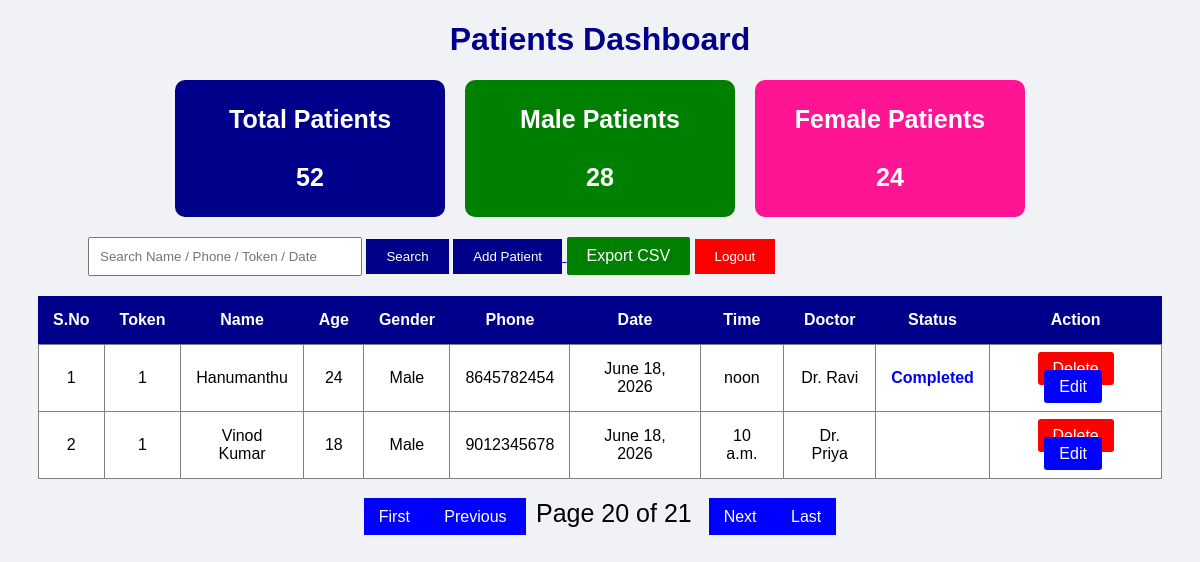
The page /patients/?page=20 (signed in) on the database its author committed.
### appointment/models.py (models this page shows, shortened)
class Patient(models.Model):
    STATUS_CHOICES = (
        ('Pending', 'Pending'),
        ('Approved', 'Approved'),
        ('Completed', 'Completed'),
    )
    token = models.IntegerField(default=1)
    name = models.CharField(max_length=100)
    age = models.IntegerField()
    gender = models.CharField(max_length=10)
    phone = models.CharField(max_length=15)
    date = models.DateField()
    time = models.TimeField()
    doctor = models.ForeignKey(
        Doctor,
        on_delete=models.CASCADE
    )
    status = models.CharField(
        max_length=20,
        choices=STATUS_CHOICES,
        default='Pending'
    )

class Doctor(models.Model):
    name = models.CharField(max_length=100)
    specialization = models.CharField(
        max_length=100
    )
    def __str__(self):
        return self.name

### appointment/views.py (the view)
# urls.py: path('patients/', views.patients, name='patients'),
@login_required
def patients(request):
    query = request.GET.get('q', '').strip()
    all_patients = Patient.objects.all().order_by('date', 'id')
    grouped_patients = defaultdict(list)
    for patient in all_patients:
        grouped_patients[patient.date].append(patient)
    dates = list(grouped_patients.keys())
    if query:
        page_patients = []
        for patient in Patient.objects.all():
            date1 = patient.date.strftime("%Y-%m-%d")
            date2 = patient.date.strftime("%d-%m-%Y")
            date3 = patient.date.strftime("%d/%m/%Y")
            date4 = patient.date.strftime("%b %d, %Y")
            date5 = patient.date.strftime("%B %d, %Y")
            date6 = patient.date.strftime("%B")
            date7 = patient.date.strftime("%b")
            if (
            query.lower() in patient.name.lower()
            or query == str(patient.token)
            or query == str(patient.phone)
            or query.lower() == date1.lower()
            or query.lower() == date2.lower()
            or query.lower() == date3.lower()
            or query.lower() == date4.lower()
            or query.lower() == date5.lower()
            or query.lower() == date6.lower()
            or query.lower() == date7.lower()
            ):
             page_patients.append(patient)
        current_date = None
        page = 1
    else:
        page = request.GET.get('page', 1)
        if page == '' or page == 'None':
            page = 1
        page = int(page)
        if page > len(dates):
            page = 1
        if page < 1:
            page = 1
        current_date = dates[page - 1]
        page_patients = grouped_patients[current_date]
    total_patients = Patient.objects.count()
    male_patients = Patient.objects.filter(
        gender="Male"
    ).count()
    female_patients = Patient.objects.filter(
        gender="Female"
    ).count()
    context = {
        'patients': page_patients,
        'current_date': current_date,
        'page': page,
        'total_pages': len(dates),
        'total_patients': total_patients,
        'male_patients': male_patients,
        'female_patients': female_patients,
        'query': query,
    }
    return render(
        request,
        'patients.html',
        context
    )

### appointment/templates/patients.html (shortened to what this page needs)
<!DOCTYPE html>
<html>
<head>
</head>
<body>
<h1>Patients Dashboard</h1>
<div class="cards">
    <div class="card total">
        Total Patients
        <br><br>
        {{ total_patients }}
    </div>
    <div class="card male">
        Male Patients
        <br><br>
        {{ male_patients }}
    </div>
    <div class="card female">
        Female Patients
        <br><br>
        {{ female_patients }}
    </div>
</div>
<div class="top">
    <form method="GET">
    <input type="text"
           name="q"
           value="{{ query }}"
           placeholder="Search Name / Phone / Token / Date">
    <button type="submit"
            class="search-btn">
        Search
    </button>
        <a href="/home/">
            <button type="button"
                    class="search-btn">
                Add Patient
            </button>
        </a>
   <a href="{% url 'export' %}"
style="
background: green;
color: white;
padding: 10px 20px;
text-decoration: none;
font-size: 16px;
border-radius: 2px;
display: inline-block;
">
    Export CSV
</a>
        <a href="/logout/">
            <button type="button"
                    class="logout-btn">
                Logout
            </button>
        </a>
    </form>
</div>
<table>
    <tr>
        <th>S.No</th>
        <th>Token</th>
        <th>Name</th>
        <th>Age</th>
        <th>Gender</th>
        <th>Phone</th>
        <th>Date</th>
        <th>Time</th>
        <th>Doctor</th>
        <th>Status</th>
        <th>Action</th>
    </tr>
        {% for patient in patients %}
    <tr>
        <td>{{ forloop.counter }}</td>
        <td>{{ patient.token }}</td>
        <td>{{ patient.name }}</td>
        <td>{{ patient.age }}</td>
        <td>{{ patient.gender }}</td>
        <td>{{ patient.phone }}</td>
        <td>{{ patient.date }}</td>
        <td>{{ patient.time }}</td>
        <td>{{ patient.doctor }}</td>
        <td>
            {% if patient.status == 'Completed' %}
                <span class="completed">
                    Completed
                </span>
            {% endif %}
        </td>
        <td>
<a href="/delete/{{ patient.id }}/?page={{ page }}"
style="
background:red;
color:white;
padding:8px 15px;
text-decoration:none;
border-radius:3px;
">
    Delete
</a>
<a href="/edit/{{ patient.id }}/?page={{ page }}"
style="
background:blue;
color:white;
padding:8px 15px;
text-decoration:none;
border-radius:3px;
margin-right:5px;
">
    Edit
</a>
        </td>
    </tr>
    {% endfor %}
</table>
<div style="margin-top:20px; text-align:center;">
    {% if page > 1 %}
        <a href="?page=1"
        style="background:blue;color:white;padding:10px 15px;text-decoration:none;">
        First
        </a>
        <a href="?page={{ page|add:'-1' }}"
        style="background:blue;color:white;padding:10px 15px;text-decoration:none;">
        Previous
        </a>
    {% endif %}
    <span style="font-size:25px; margin:0 10px;">
        Page {{ page }} of {{ total_pages }}
    </span>
    {% if page < total_pages %}
        <a href="?page={{ page|add:'1' }}"
        style="background:blue;color:white;padding:10px 15px;text-decoration:none;">
        Next
        </a>
        <a href="?page={{ total_pages }}"
        style="background:blue;color:white;padding:10px 15px;text-decoration:none;">
        Last
        </a>
    {% endif %}
</div>
</body>
</html>

### appointment/templates/patients.html (style rules this page uses)
body { font-family: Arial; background: #f0f2f5; }
h1 { text-align: center; color: darkblue; }
.cards { display: flex; justify-content: center; gap: 20px; margin-bottom: 20px; }
.card { width: 220px; padding: 25px; color: white; border-radius: 10px; text-align: center; font-size: 25px; font-weight: bold; }
.total { background: darkblue; }
.male { background: green; }
.female { background: deeppink; }
.top { margin-left: 80px; margin-bottom: 20px; }
input { padding: 10px; width: 250px; }
button { padding: 10px 20px; border: none; color: white; cursor: pointer; }
.search-btn { background: darkblue; }
.logout-btn { background: red; }
table { width: 95%; margin: auto; border-collapse: collapse; background: white; }
th { background: darkblue; color: white; padding: 15px; }
td { border: 1px solid gray; padding: 15px; text-align: center; }
.completed { color: blue; font-weight: bold; }

### rows shown on the page
Patient: token "1", name "Hanumanthu", age "24", gender "Male", phone "8645782454", date "June 18, 2026", time "noon", doctor "Dr. Ravi", status "Completed"
Patient: token "1", name "Vinod Kumar", age "18", gender "Male", phone "9012345678", date "June 18, 2026", time "10 a.m.", doctor "Dr. Priya"

### other values the page prints
{{ total_patients }} "52"
{{ male_patients }} "28"
{{ female_patients }} "24"
{{ page }} "20"
{{ total_pages }} "21"
